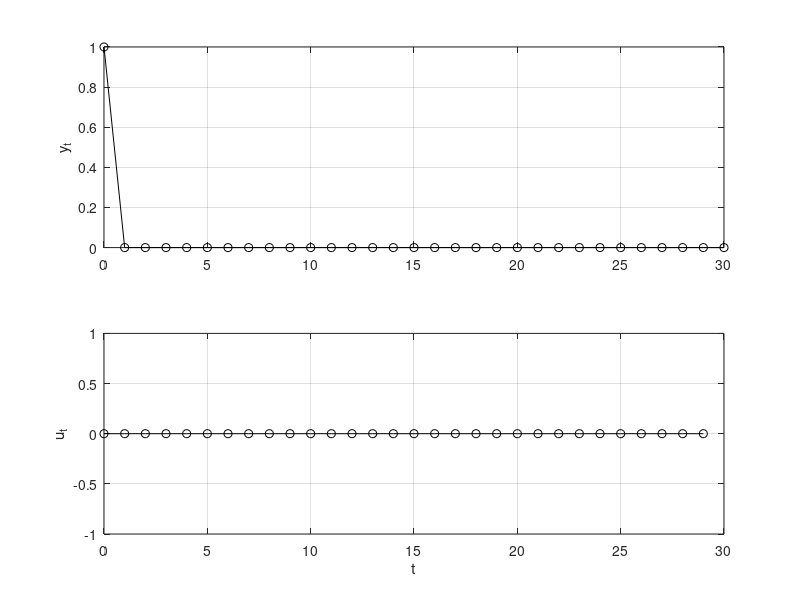

Source code (MATLAB):
%% Assignment 5, Problem 1 f)
%  Solves the QP with quadprog, with lower and upper bounds on u.
%  Tor Aksel N. Heirung, April 2013.

% System matrices
A = [0     0      0    ;
     0     0      1    ;
     0.1  -0.79   1.78];
B = [1 0 0.1]';
C = [0 0 1];

x0 = [0 0 1]'; % Initial state

N = 30; % Length of time horizon
nx = size(A,2); % nx: number of states (equals the number of rows in A)
nu = size(B,2); % nu: number of controls (equals the number of rows in B)

% Cost function
I_N = eye(N);
Qt = 2*diag([0, 0, 1]);
Q = kron(I_N, Qt);
Rt = 2*1;
R = kron(I_N, Rt);
G = blkdiag(Q, R);

% Equality constraint
Aeq_c1 = eye(N*nx);                         % Component 1 of A_eq
Aeq_c2 = kron(diag(ones(N-1,1),-1), -A);    % Component 2 of A_eq
Aeq_c3 = kron(I_N, -B);                     % Component 3 of A_eq
Aeq = [Aeq_c1 + Aeq_c2, Aeq_c3];

beq = [A*x0; zeros((N-1)*nx,1)];

% Inequality constraints
x_lb = -Inf(N*nx,1);    % Lower bound on x
x_ub =  Inf(N*nx,1);    % Upper bound on x
u_lb = -ones(N*nu,1);   % Lower bound on u
u_ub =  ones(N*nu,1);   % Upper bound on u
lb = [x_lb; u_lb];      % Lower bound on z
ub = [x_ub; u_ub];      % Upper bound on z

% Solving the equality- and inequality-constrained QP with quadprog
opt = optimset('Display','notify', 'Diagnostics','off', 'LargeScale','off', 'Algorithm', 'interior-point-convex');
[z,fval,exitflag,output,lambda] = quadprog(G,[],[],[],Aeq,beq,lb,ub,[],opt);

% Extracting variables
y = [x0(3); z(nx:nx:N*nx)]; % y = x3
u = z(N*nx+1:N*nx+N*nu);    % Control
% Time vector
t = 1:N;

% Plot optimal trajectory
figure(4);
subplot(2,1,1);
plot([0,t],y,'-ko'); % Plot on 0 to N
grid('on');
ylabel('y_t')
subplot(2,1,2);
plot(t-1,u,'-ko'); % Plot on 0 to N-1
grid('on');
xlabel('t');
ylabel('u_t');
